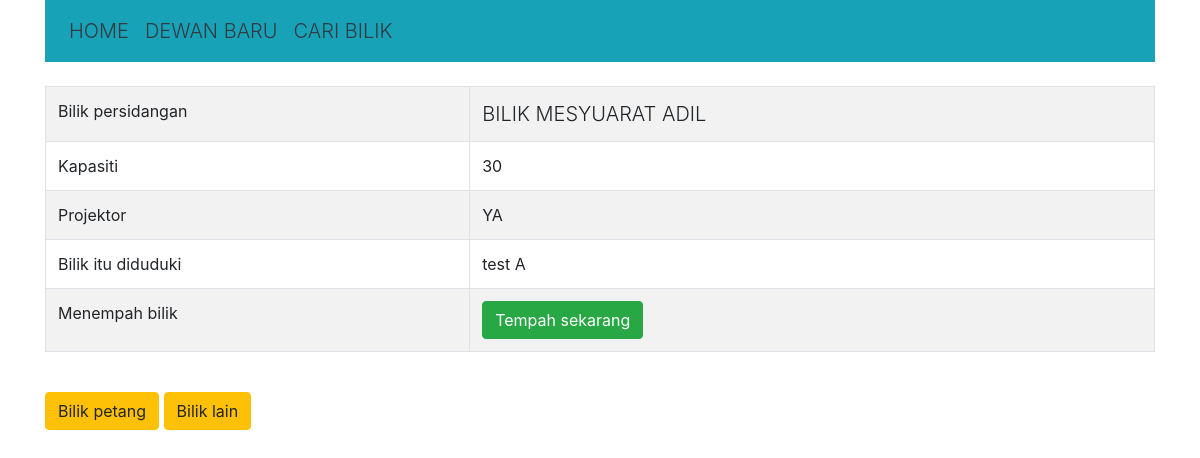
The page /room/1/ on the database its author committed.
### booking_app/models.py (models this page shows, shortened)
class Room(models.Model):
    name = models.CharField(max_length=255)
    capacity = models.IntegerField()
    projector = models.BooleanField(default=True)

class Reservation(models.Model):
    room_id = models.ForeignKey(Room, on_delete=models.CASCADE)
    date = models.DateField()
    comment = models.TextField(null=True)
    def __str__(self):
        return self.comment

### booking_app/views.py (the view)
# urls.py: path('room/<int:id>/', views.room, name='room'),
def room(request, id):
    id = int(id)
    room = Room.objects.get(pk=id)
    reservations = room.reservation_set.filter(date__gte=today).order_by('date')
    rooms = Room.objects.all()
    if room.projector == True:
        projector = "YA"
    else:
        projector = "TIDAK"
    ctx = {
        "room": room,
        "projector": projector,
        "reservations":reservations,
        "rooms":rooms,
    }
    return render(request, 'booking/room.html', ctx)

### booking_app/templates/booking/room.html (shortened to what this page needs)
{% extends 'booking/base.html' %}
{% block content %}
    <br/>
    <table class="table table-bordered table-striped">
        <tr>
            <td>Bilik persidangan</td>
            <td class="lead">{{ room.name|upper }}</td>
        </tr>
        <tr>
            <td>Kapasiti</td>
            <td>{{ room.capacity }}</td>
        </tr>
        <tr>
            <td>Projektor</td>
            <td>{{ projector }}</td>
        </tr>
        <tr>
            <td>Bilik itu diduduki</td>
            <td>{% for reservation in reservations %}{{ reservation }}<br/>{% endfor %}</td>
        </tr>
        <tr>
            <td>Menempah bilik</td>
            <td>
                <a href="{% url 'booking:reservation' room.id %}">
                <button class="btn btn-success">Tempah sekarang</button></a>
            </td>
        </tr>
    </table>
    <br/>
    {% if room.id > 1 %}
        <a href="{% url 'booking:room' room.id|add:'-1' %}">
            <button class="btn btn-warning">Bilik petang</button>
        </a>
    {% else %}
        <a href="{% url 'booking:room' rooms|length %}">
            <button class="btn btn-warning">Bilik petang</button>
        </a>
    {% endif %}
    {% if room.id < rooms|length %}
        <a href="{% url 'booking:room' room.id|add:'1' %}">
            <button class="btn btn-warning">Bilik lain</button>
        </a>
    {% else %}
        <a href="{% url 'booking:room' 1 %}">
            <button class="btn btn-warning">Bilik lain</button>
        </a>
    {% endif %}
    <br/>
{% endblock %}

### rows shown on the page
Room: name "BILIK MESYUARAT ADIL", capacity "30"
Reservation: comment "test A"

### other values the page prints
{{ projector }} "YA"
